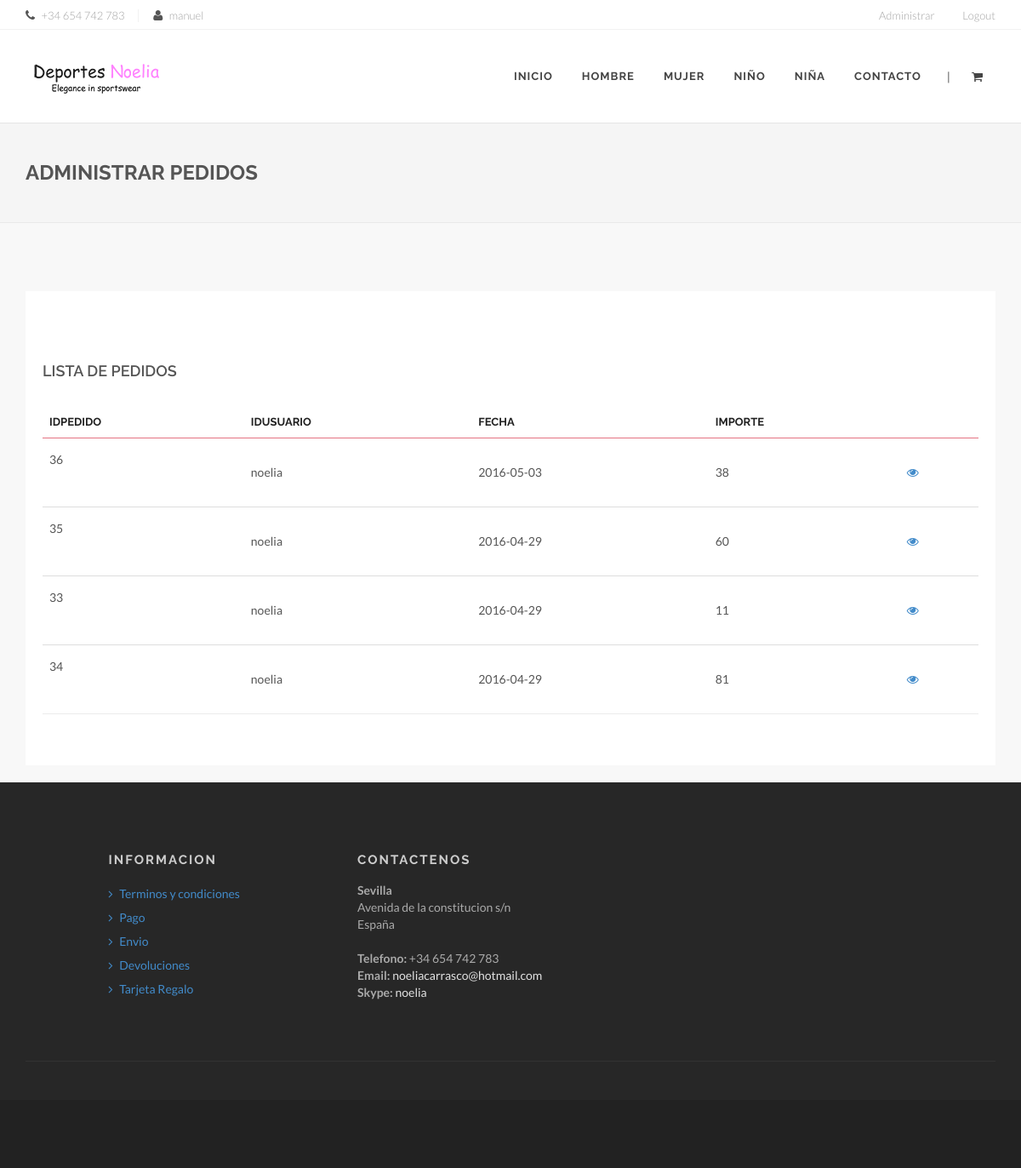
/administrarpedidos.php (signed in), run on the app's committed database.
### tables this page shows
CREATE TABLE `pedidos` (
  `IDPEDIDO` int(11) NOT NULL,
  `FECHA_ALTA` date NOT NULL,
  `IDUSUARIO` int(11) NOT NULL
);

CREATE TABLE `usuarios` (
  `IDUSUARIO` int(11) NOT NULL,
  `NOMBRE` varchar(25) NOT NULL,
  `APELLIDO` varchar(25) NOT NULL,
  `ROL` int(11) NOT NULL,
  `TIPO` varchar(20) NOT NULL,
  `USUARIO` varchar(25) NOT NULL,
  `PASSWORD` varchar(90) NOT NULL
);

### administrarpedidos.php (the view, shortened to what this page needs)
<?PHP
include_once("./db_configuration.php");
    $connection = new mysqli($db_host, $db_user, $db_password, "deportes");
    $query = "SELECT P.IDPEDIDO AS Pedido, u.USUARIO AS Usuario, p.FECHA_ALTA AS Fecha, SUM(dp.CANTIDAD*dp.IMPORTE) AS Total FROM pedidos p,             detallespedido dp, usuarios u WHERE p.IDUSUARIO = u.IDUSUARIO AND dp.IDPEDIDO = p.IDPEDIDO GROUP BY p.IDPEDIDO ORDER BY u.USUARIO,                   p.FECHA_ALTA DESC;";
    $pedidos=$connection->query($query);
    $pedido=null;
    $lista_pedidos = [];
    do{
        if($pedido != null){
            array_push($lista_pedidos, $pedido);
        }
    }while($pedido=$pedidos->fetch_object());
?>
<!DOCTYPE html>
<html>
<head>
    <link rel="stylesheet" href="assets/css/bootstrap.css" type="text/css" />
    <link rel="stylesheet" href="assets/css/font-awesome.min.css" type="text/css" />
    <link rel="stylesheet" href="assets/css/animate.css" type="text/css" />
    <link rel="stylesheet" href="assets/js/vendor/flexslider/flexslider.css" type="text/css" />
    <link rel="stylesheet" href="assets/js/vendor/magnific/magnific-popup.css" type="text/css" />
    <link rel="stylesheet" href="assets/js/vendor/owl/assets/owl.carousel.css" type="text/css" />
    <link rel="stylesheet" href="assets/js/vendor/bootstrap-select/css/bootstrap-select.min.css" type="text/css" />
    <link rel="stylesheet" href="assets/js/vendor/range-slider/css/styles.css" type="text/css" />
    <link rel="stylesheet" href="assets/js/vendor/touchspin/jquery.bootstrap-touchspin.css" type="text/css" />
    <link rel="stylesheet" href="assets/js/vendor/starrr/starrr.css" type="text/css" />
    <link rel="stylesheet" type="text/css" href="assets/js/vendor/rs-plugin/css/settings.css" media="screen" />
    <link rel="stylesheet" href="assets/js/vendor/animsition/css/animsition.min.css">
    <link rel="stylesheet" href="assets/css/style.css" type="text/css" />
</head>
<body>
    <div id="wrapper" class="clearfix animsition">
       <nav id="add-navbar">
            <div class="container clearfix">
                 <ul class="pull-right">
					<li><a href="#">Administrar</a>
					</li>
					<?PHP
						if(!isset($_SESSION['IDUSUARIO'])){
					?>
                    <li><a href="login.php">Login</a></li>
					<?PHP
						}else{
					?>
                    <li><a href="disconnect.php">Logout</a></li>
					<?PHP
						}
					?>
                </ul>
                <ul class="divided">
                    <li><i class="fa fa-phone mr-5"></i> <span>+34 654 742 783</span></li>                    <li><i class="fa fa-user mr-5"></i> <span><?= $_SESSION['IDUSUARIO'] ?></span></li>
                </ul>
            </div>
        </nav>
        <header id="header" class="dark">
            <div id="header-wrap">
                <div class="container clearfix">
                    <div id="branding">
                        <a href="index.php" class="brand-normal"><img src="assets/images/logo-dark.png" alt="Minovate"></a>
                    </div>
					<nav id="main-navbar">
                       <ul>
                            <li><a href="index.php">Inicio</a></li>
                            <li><a href="#">Hombre</a>
                            </li>
                            <li><a href="#">Mujer</a>
                            </li>
                            <li><a href="#">Niño</a>
                            </li>
                            <li><a href="#">Niña</a>
                            </li>
                            <li><a href="contact.php">Contacto</a>
                            </li>
                        </ul>
                       <div id="shopping-cart">
                            <a href="#" id="shopping-cart-trigger"><i class="fa fa-shopping-cart"></i></a>
                        </div>
                        <div id="search-toggle"> <span class="divider">|</span></div>
                    </nav>
                </div>
            </div>
        </header>
         <section id="breadcrumbs" class="breadcrumbs">
            <div class="container clearfix">
                <h1>Administrar Pedidos</h1>
        </section>
        <section id="content">
            <div class="content-wrap">
                <div class="container clearfix">
                    <div class="row">
                        <div class="col-md-12">
                            <div class="checkout">
                                <div class="row">
                                    <div class="col-md-12">
                                        <h4 class="mt-40">LISTA DE PEDIDOS</h4>
										<div class="table-responsive">
											<table class="table myTable">
												<thead>
													<tr>
														<th>IDPEDIDO</th>
														<th>IDUSUARIO</th>
														<th>FECHA</th>
														<th>IMPORTE</th>
                                                        <th></th>
													</tr>
												</thead>
												<tbody>
												<?PHP
													foreach($lista_pedidos as $pedido){
												?>
													<tr>
														<td class="product">
															<?=$pedido->Pedido?>
														</td>
														<td class="product">
															<?=$pedido->Usuario?>
														</td>
														<td class="product">
															<?=$pedido->Fecha?>
														</td>
														<td class="product">
															<?=$pedido->Total?>
														</td>
														<td><a href="Administrardetallespedidos.php?i=<?=$pedido->Pedido?>"><i class="fa fa-eye text-primary"></i></a></td>
													</tr>
												<?PHP
                                                    }
												?>
												</tbody>
											</table>
										</div>
                                    </div>
                                </div>
                            </div>
                        </div>
                    </div>
                </div>
        <footer id="footer">
            <div class="footer-main">
                <div class="container">
                    <div class="row">
                        <div class="col-md-3 col-md-offset-1">
                            <div class="widget widget-menu mb-0">
                                <h4><strong>Informacion</strong></h4>
                                <ul class="list-unstyled">
                                    <li><a href="#"><i class="fa fa-angle-right"></i> Terminos y condiciones</a></li>
                                    <li><a href="#"><i class="fa fa-angle-right"></i> Pago</a></li>
                                    <li><a href="#"><i class="fa fa-angle-right"></i> Envio</a></li>
                                    <li><a href="#"><i class="fa fa-angle-right"></i> Devoluciones</a></li>
                                    <li><a href="#"><i class="fa fa-angle-right"></i> Tarjeta Regalo</a></li>
                                </ul>
                            </div>
                        </div>
                        <div class="col-md-4">
                            <div class="widget widget-contact mt-20-md">
                                <h4><strong>Contactenos</strong> </h4>
                                <address>
                                    <strong>Sevilla</strong><br>
                                    Avenida de la constitucion s/n<br>
                                    España<br/><br/>
                                    <strong>Telefono:</strong> +34 654 742 783<br>
                                    <strong>Email:</strong> <a href="noeliacarrasco@hotmail.com">noeliacarrasco@hotmail.com</a><br>
                                    <strong>Skype:</strong> <a href="#">noelia</a>
                                </address>
                            </div>
                        </div>
                    </div>
                    <div class="line"></div>
                </div>
            </div>
            <div class="footer-bottom">
            </div>
        </footer>
    </div>
</body>
</html>

### data on the page
pedidos: IDPEDIDO "36", IDUSUARIO.USUARIO "noelia", FECHA_ALTA "2016-05-03", Total "38"
pedidos: IDPEDIDO "35", IDUSUARIO.USUARIO "noelia", FECHA_ALTA "2016-04-29", Total "60"
pedidos: IDPEDIDO "33", IDUSUARIO.USUARIO "noelia", FECHA_ALTA "2016-04-29", Total "11"
pedidos: IDPEDIDO "34", IDUSUARIO.USUARIO "noelia", FECHA_ALTA "2016-04-29", Total "81"

### other printed values
$_SESSION['IDUSUARIO'] "manuel"
